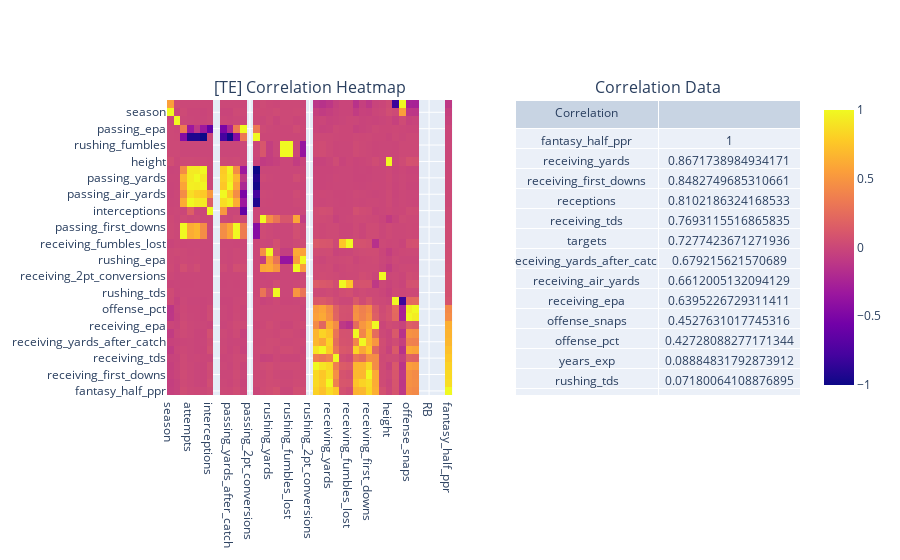

Notebook code cell kept with this figure:
### Code cell
titles = ['[TE] Correlation Heatmap', 'Correlation Data']
fig = make_subplots(
    rows=1, 
    cols=2, 
    specs=[[{"type": "histogram"}, {"type": "table"}]],
    subplot_titles=titles
)

fig.add_heatmap(z=te_corr, x=te_corr.columns, y=te_corr.index)

fig.add_table(
    cells={
        'values': [te_corr.index.tolist(), te_corr['fantasy_half_ppr'].values.tolist()]
    },
    header={'values': ['Correlation']},
    row=1,
    col=2, 
)

### Figure 1 — Plotly figure (JSON) as saved in the notebook; plotly's stock layout.template omitted (floating-point values rounded to 4 significant figures; data arrays with more than 128 entries replaced by an {"elided": "..."} marker saying what was removed)
{"data": [{"type": "heatmap", "x": ["season", "week", "completions", "attempts", "passing_yards", "passing_tds", "interceptions", "sack_fumbles_lost", "passing_air_yards", "passing_yards_after_catch", "passing_first_downs", "passing_epa", "passing_2pt_conversions", "dakota", "carries", "rushing_yards", "rushing_tds", "rushing_fumbles", "rushing_fumbles_lost", "rushing_first_downs", "rushing_epa", "rushing_2pt_conversions", "receptions", "targets", "receiving_yards", "receiving_tds", "receiving_fumbles", "receiving_fumbles_lost", "receiving_air_yards", "receiving_yards_after_catch", "receiving_first_downs", "receiving_epa", "receiving_2pt_conversions", "height", "years_exp", "rookie_year", "offense_snaps", "offense_pct", "QB", "RB", "TE", "WR", "fantasy_half_ppr"], "y": ["fantasy_half_ppr", "receiving_yards", "receiving_first_downs", "receptions", "receiving_tds", "targets", "receiving_yards_after_catch", "receiving_air_yards", "receiving_epa", "offense_snaps", "offense_pct", "years_exp", "rushing_tds", "receiving_fumbles", "receiving_2pt_conversions", "rushing_first_downs", "rushing_epa", "rushing_yards", "receiving_fumbles_lost", "completions", "passing_first_downs", "carries", "interceptions", "attempts", "passing_air_yards", "passing_yards_after_catch", "passing_yards", "passing_tds", "height", "rushing_fumbles_lost", "rushing_fumbles", "dakota", "passing_epa", "week", "season", "rookie_year"], "z": {"elided": "36x43 float values"}}, {"cells": {"values": [["fantasy_half_ppr", "receiving_yards", "receiving_first_downs", "receptions", "receiving_tds", "targets", "receiving_yards_after_catch", "receiving_air_yards", "receiving_epa", "offense_snaps", "offense_pct", "years_exp", "rushing_tds", "receiving_fumbles", "receiving_2pt_conversions", "rushing_first_downs", "rushing_epa", "rushing_yards", "receiving_fumbles_lost", "completions", "passing_first_downs", "carries", "interceptions", "attempts", "passing_air_yards", "passing_yards_after_catch", "passing_yards", "passing_tds", "height", "rushing_fumbles_lost", "rushing_fumbles", "dakota", "passing_epa", "week", "season", "rookie_year"], [1, 0.8672, 0.8483, 0.8102, 0.7693, 0.7277, 0.6792, 0.6612, 0.6395, 0.4528, 0.4273, 0.08885, 0.0718, 0.07082, 0.06768, 0.05254, 0.04796, 0.04474, 0.03767, 0.0349, 0.0349, 0.02994, 0.02436, 0.01643, 0.01207, 0.01013, 0.008853, 0.00348, 0.003302, -0.0001558, -0.0001558, -0.00348, -0.006918, -0.02722, -0.04787, -0.1012]]}, "domain": {"x": [0.55, 1], "y": [0, 1]}, "header": {"values": ["Correlation"]}, "type": "table"}], "layout": {"annotations": [{"font": {"size": 16}, "showarrow": false, "text": "[TE] Correlation Heatmap", "x": 0.225, "xanchor": "center", "xref": "paper", "y": 1, "yanchor": "bottom", "yref": "paper"}, {"font": {"size": 16}, "showarrow": false, "text": "Correlation Data", "x": 0.775, "xanchor": "center", "xref": "paper", "y": 1, "yanchor": "bottom", "yref": "paper"}], "xaxis": {"anchor": "y", "domain": [0, 0.45]}, "yaxis": {"anchor": "x", "domain": [0, 1]}}}
